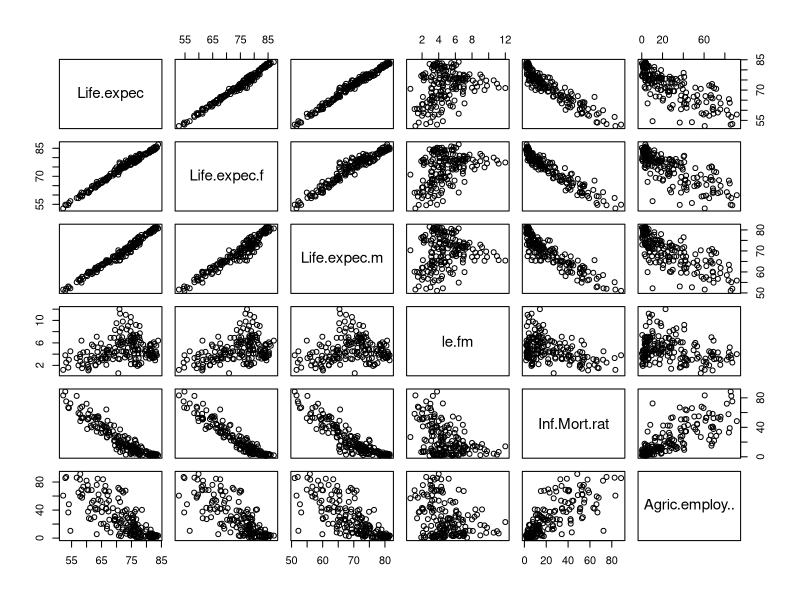
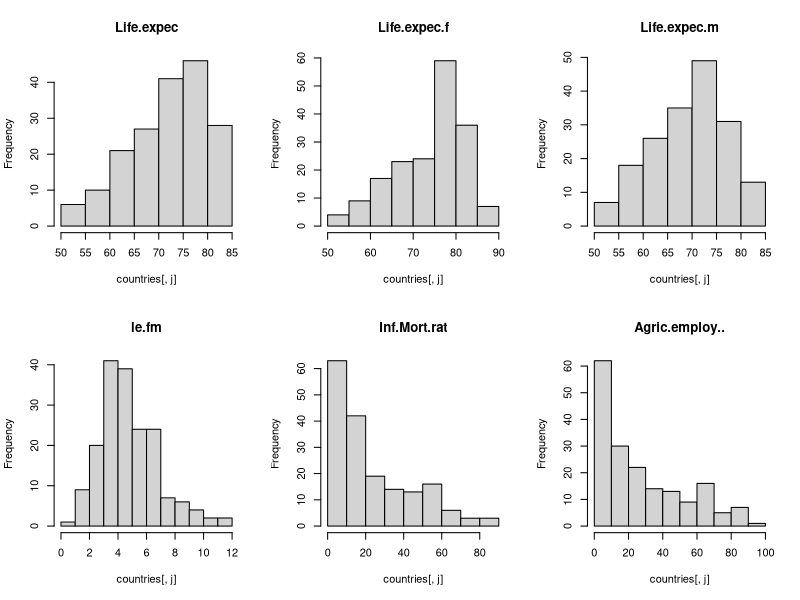
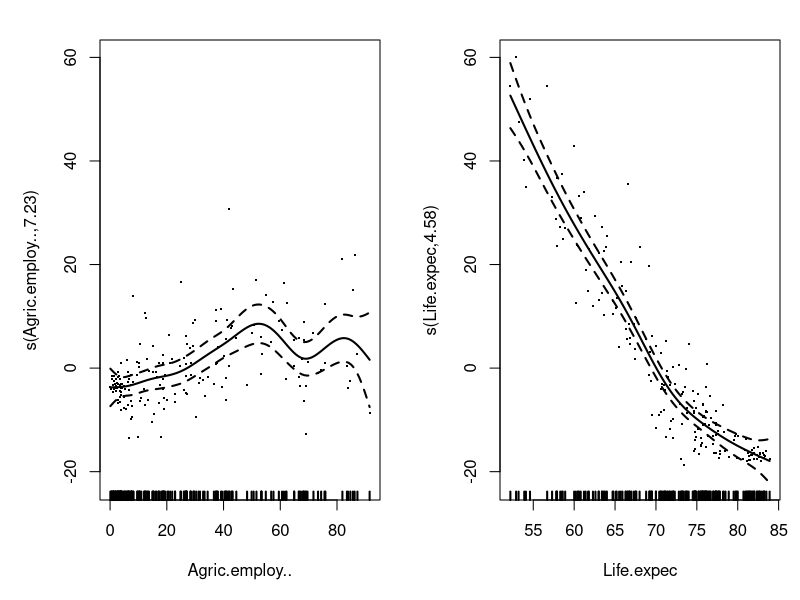
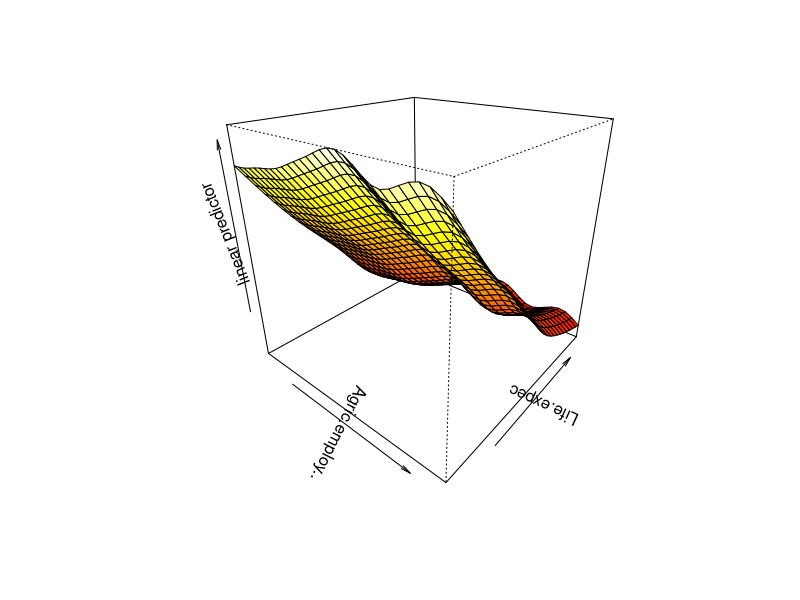
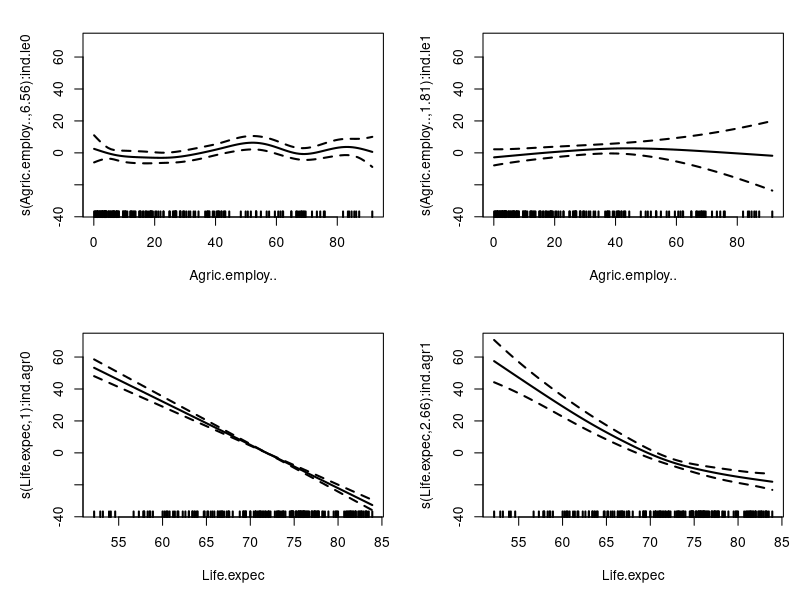
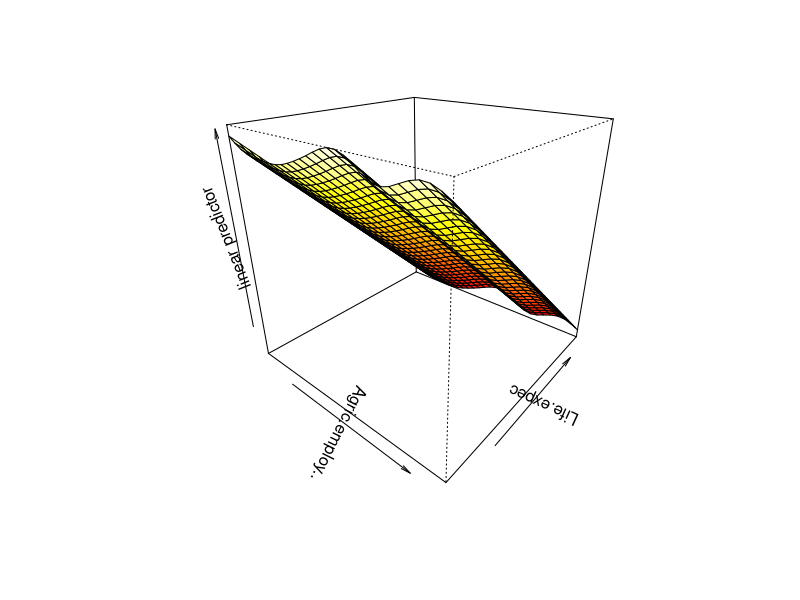
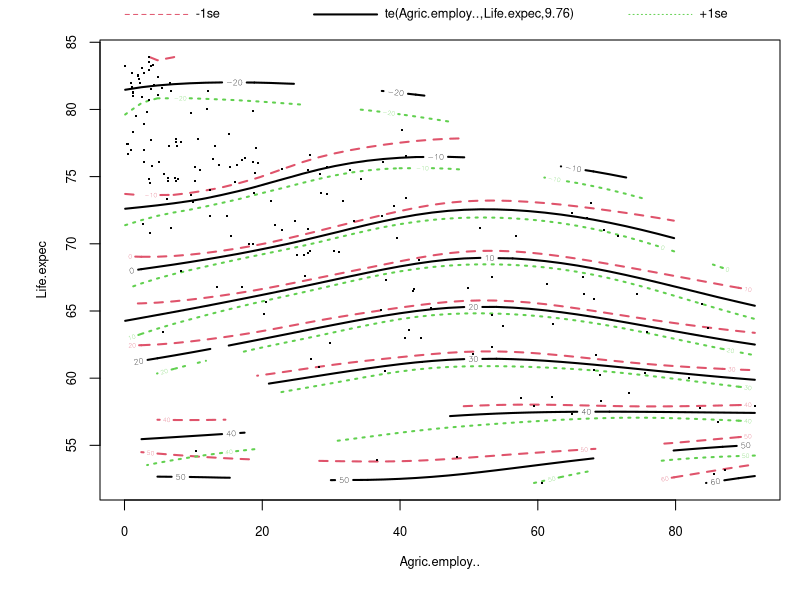
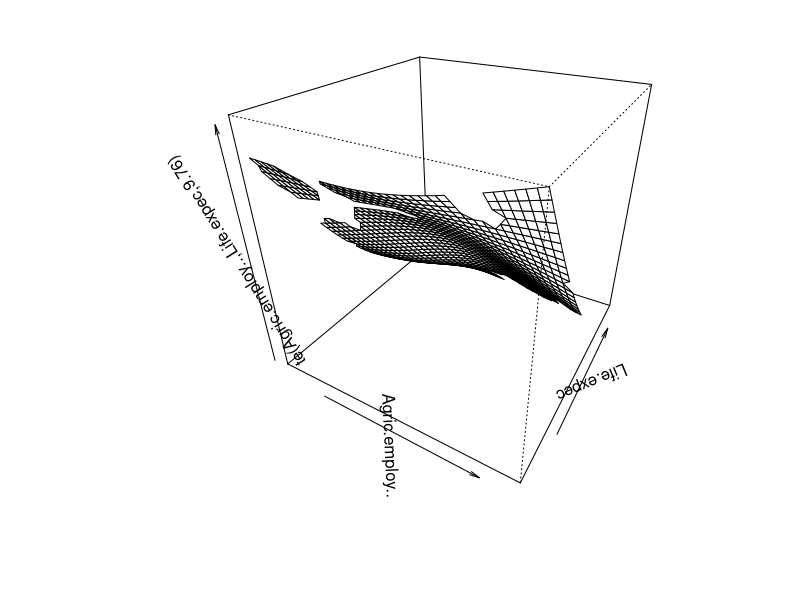

Source code (R) for these figures, in order: (Note: this script raises an error after producing the figures.)
## ---- chunk 1
knitr::opts_chunk$set(echo = TRUE)
## ---- chunk 2
countries<-read.csv2(file="HDI.2017.subset.csv",row.names = 1)
head(countries)
summary(countries)
plot(countries[,-1])
old.par<-par(mfrow=c(2,3))
for (j in 2:7) hist(countries[,j],main=names(countries)[j])
par(old.par)
## ---- chunk 3
apply(countries[,-1],2,sd)
## ---- chunk 4
apply(countries[,-1],2,function(x){diff(range(x))})
## ---- chunk 5
# cutting countries by the median
countries$ind.agr <- as.factor(as.numeric(
  countries$Agric.employ..< median(countries$Agric.employ..)
  ))
## ---- chunk 6
countries$ind.le <- as.factor(as.numeric(
  countries$Life.expec> median(countries$Life.expec)
  ))
## ---- chunk 7
attach(countries)
## ---- chunk 8
library(mgcv)
## ---- chunk 9
# Linear Model
am1.0 <- gam(Inf.Mort.rat ~ Agric.employ.. + Life.expec, data=countries)
summary(am1.0)
## ---- chunk 10
# Additive model 1
am1.1 <- gam(Inf.Mort.rat ~ s(Agric.employ..) + s(Life.expec), data=countries)
summary(am1.1)
# 4 df, if close to 1 the function could be replaced with straight line who has df = 1
# all constants are concentrated around the intercept
# 

plot(am1.1,pages=1,residuals=TRUE, shade=TRUE, cex=2, lwd=2)
vis.gam(am1.1,view=c("Agric.employ..","Life.expec"),
        theta = 40, phi = 25, r = sqrt(3), d = 1)
## ---- chunk 11
# Additive model 2
# by using by=inde.le we have 4 explanatory vars
am1.2 <- gam(Inf.Mort.rat ~ s(Agric.employ..,by=ind.le) + s(Life.expec,by=ind.agr), data=countries)
summary(am1.2)
# for life expactancy both functions are signigifant different to constants
# null hypothesis is that it is constant


plot(am1.2,pages=1,residuals=TRUE, shade=TRUE, cex=2, lwd=2)
vis.gam(am1.2,view=c("Agric.employ..","Life.expec"),
        theta = 40, phi = 25, r = sqrt(3), d = 1,)
## ---- chunk 12
# Additive model 3
am1.3 <- gam(Inf.Mort.rat ~ te(Agric.employ..,Life.expec),
             data=countries)
summary(am1.3)
plot(am1.3,pages=1,residuals=TRUE, shade=TRUE, cex=2, lwd=2)
# plot(am1.3,pages=1,residuals=TRUE, shade=TRUE, cex=2, lwd=2, se=FALSE) to remove confidence interval
plot(am1.3,pages=1,scheme=TRUE)
vis.gam(am1.3,view=c("Agric.employ..","Life.expec"),
        theta = 40, phi = 25, r = sqrt(3), d = 1,)

# default plot obtained with multiple vars is a surface with level curves of functions
# level curves = cut function of surface at several places
# red and green line are just confidence interval of the black function

plot(am1.3, se=FALSE, scheme=1, phi=60) # holes is where there is no data
plot(am1.3, se=FALSE, scheme=1, theta=-20) # different angle
## ---- chunk 13
# Additive model 4
am1.4 <- gam(Inf.Mort.rat ~ s(Agric.employ..) + Life.expec, data=countries)
summary(am1.4)
plot(am1.4,pages=1,residuals=TRUE, shade=TRUE, cex=2, lwd=2)
vis.gam(am1.4,view=c("Agric.employ..","Life.expec"), # view = indicate pairs of variables at which surface should be estimated, otherwise gam uses first 2 vars
        theta = 40, phi = 25, r = sqrt(3), d = 1,)
## ---- chunk 14
# Additive model 5
am1.5 <- gam(Inf.Mort.rat ~ s(Agric.employ..) + s(Life.expec) +
               ti(Agric.employ..,Life.expec),
             data=countries)
summary(am1.5)
plot(am1.5,pages=1,residuals=TRUE, shade=TRUE, cex=2, lwd=2)
vis.gam(am1.5,view=c("Agric.employ..","Life.expec"),
        theta = 40, phi = 25, r = sqrt(3), d = 1,)
## ---- chunk 15
# Additive model 6
am1.6 <- gam(Inf.Mort.rat ~ Agric.employ.. + Life.expec +
               ti(Agric.employ..,Life.expec), # interaction term between those 2 variables
             data=countries)
summary(am1.6)
plot(am1.6,pages=1,residuals=TRUE, cex=2, lwd=2)
plot(am1.6,pages=1,residuals=TRUE,scheme=TRUE)
vis.gam(am1.6,view=c("Agric.employ..","Life.expec"),
        theta = 40, phi = 25, r = sqrt(3), d = 1,)
## ---- chunk 16
# something like chisq test for linear models

anova(am1.0,am1.1,test="F")
## ---- chunk 17
anova(am1.0,am1.2,test="F")
## ---- chunk 18
anova(am1.0,am1.3,test="F")
## ---- chunk 19
anova(am1.1,am1.2,test="F")
## ---- chunk 20
anova(am1.3,am1.1,test="F")
## ---- chunk 21
anova(am1.2,am1.3,test="F")
## ---- chunk 22
anova(am1.1,am1.5,test="F")
## ---- chunk 23
anova(am1.3,am1.5,test="F")
## ---- chunk 24
anova(am1.4,am1.1,test="F")
## ---- chunk 25
anova(am1.0,am1.4,test="F")
## ---- chunk 26
anova(am1.0,am1.6,test="F")
## ---- chunk 27
anova(am1.4,am1.6,test="F")
## ---- chunk 28
anova(am1.6,am1.3,test="F")
## ---- chunk 29
anova(am1.0, am1.4, am1.6, am1.3, am1.1, am1.2, am1.5,test="F")
## ---- chunk 30
anova(am1.0, am1.4, am1.6, am1.3, am1.1, am1.5,test="F")
## ---- chunk 31
summary(am1.1)
plot(am1.1,pages=1,residuals=TRUE, shade=TRUE, cex=2, lwd=2)
vis.gam(am1.1,view=c("Agric.employ..","Life.expec"),
        theta = 40, phi = 25, r = sqrt(3), d = 1)
vis.gam(am1.1,view=c("Agric.employ..","Life.expec"),
        theta = -25, phi = 25, r = sqrt(3), d = 1)
vis.gam(am1.1,view=c("Agric.employ..","Life.expec"),
        theta = -70, phi = 25, r = sqrt(3), d = 1)
## ---- chunk 32
gam.check(am1.1)
# last plot: response is probably asymmetric, predicted values are same, residuals close to 0 have low variance, for higher life expectancy the residual variance increases

# summary: edf = effective degrees of freedom, k' = flexibility (9 means have not used all flexibility)
#         low p-value indicates that k is too low, especially if edf is close to k'
#         k' = k-1
#         


# if we model instead with
# IMR ~ Gamma (alpha, p)
# log(Expectancy(IMR/LE,Agr))
# = s(LE)+ s(Agr)
# = additive model

gam1 <- gam(Inf.Mort.rat, family = "")
## ---- chunk 33
old.par<-par(mfrow=c(1,3))
hist(countries$Inf.Mort.rat, main='Inf.Mort.rat')
hist(countries$Agric.employ.., main='Agric.employ..')
plot(countries$Agric.employ.., countries$Inf.Mort.rat,
     xlab='Agric.employ..', ylab='Inf.Mort.rat')
par(old.par)
## ---- chunk 34
countries$log.Inf.Mort.rat <- log(countries$Inf.Mort.rat)
countries$sqrt.Agric.employ <- sqrt(countries$Agric.employ..)

old.par<-par(mfrow=c(1,3))
hist(countries$log.Inf.Mort.rat, main='log.Inf.Mort.rat')
hist(countries$sqrt.Agric.employ, main='sqrt.Agric.employ')
plot(countries$sqrt.Agric.employ, countries$log.Inf.Mort.rat,
     xlab='sqrt.Agric.employ', ylab='log.Inf.Mort.rat')
par(old.par)
## ---- chunk 35
gam1.0 <- gam(ind.agr ~ Life.expec + Inf.Mort.rat, data=countries,family=binomial) # GLM (logisitc regression)
summary(gam1.0)
## ---- chunk 36
gam1.0.1 <- gam(ind.agr ~ Life.expec, data=countries,family=binomial) # GLM (logisitc regression)
summary(gam1.0.1)
## ---- chunk 37
gam1.1 <- gam(ind.agr ~ s(Life.expec), data=countries,family=binomial)
summary(gam1.1)
plot(gam1.1,resid=TRUE)
plot(gam1.1,resid=FALSE, se=TRUE,
     ylim=c(0,1),
     shift=gam1.1$coefficients[1],
     trans=function(x){1/(1+exp(-x))}
     )
abline(h=c(0,1),col=8)
points(Life.expec,as.numeric(ind.agr)-1,col=2,pch=19)
## ---- chunk 38
gam1.3 <- gam(ind.agr ~ s(Inf.Mort.rat), data=countries,family=binomial)
summary(gam1.3)
plot(gam1.3,resid=T)
plot(gam1.3,resid=FALSE, se=TRUE,
     ylim=c(0,1),
     shift=gam1.3$coefficients[1],
     trans=function(x){1/(1+exp(-x))}
     )
abline(h=c(0,1),col=8)
points(Inf.Mort.rat,as.numeric(ind.agr)-1,col=2,pch=19)
## ---- chunk 39
gam1.4 <- gam(ind.agr ~ s(Life.expec) + s(Inf.Mort.rat), data=countries,family=binomial)
summary(gam1.4)
plot(gam1.4,pages=1,resid=T)

old.par <- par(mfrow=c(1,2))
plot(gam1.4,resid=FALSE, se=TRUE, select=1,
     ylim=c(0,1),
     shift=gam1.4$coefficients[1],
     trans=function(x){1/(1+exp(-x))}
     )
abline(h=c(0,1),col=8)
points(Life.expec,as.numeric(ind.agr)-1,col=2,pch=19)

plot(gam1.4,resid=FALSE, se=TRUE, select=2,
     ylim=c(0,1),
     shift=gam1.4$coefficients[1],
     trans=function(x){1/(1+exp(-x))}
     )
abline(h=c(0,1),col=8)
points(Inf.Mort.rat,as.numeric(ind.agr)-1,col=2,pch=19)
par(old.par)
## ---- chunk 40
gam1.5 <- gam(ind.agr ~ te(Life.expec,Inf.Mort.rat),
              data=countries,family=binomial)
summary(gam1.5)
plot(gam1.5,resid=T,cex=2)
plot(gam1.5,scheme=T)
## ---- chunk 41
anova(gam1.0.1,gam1.0,test="Chisq")
## ---- chunk 42
anova(gam1.0,gam1.4,test="Chisq")
## ---- chunk 43
anova(gam1.1,gam1.4,test="Chisq")
## ---- chunk 44
anova(gam1.3,gam1.4,test="Chisq")
## ---- chunk 45
anova(gam1.5,gam1.4,test="Chisq")
## ---- chunk 46
anova(gam1.0,gam1.5,test="Chisq")
## ---- chunk 47
anova(gam1.0,gam1.1,test="Chisq")
## ---- chunk 48
anova(gam1.1,gam1.5,test="Chisq")
## ---- chunk 49
anova(gam1.0.1,gam1.1,test="Chisq")
## ---- chunk 50
anova(gam1.0.1,gam1.0,gam1.1,gam1.3,gam1.5,gam1.4,test="Chisq")
## ---- chunk 51
anova(gam1.0.1,gam1.0,gam1.3,gam1.5,gam1.4,test="Chisq")
## ---- chunk 52
summary(am1.1)
plot(am1.1,pages=1,residuals=TRUE, shade=TRUE, cex=2, lwd=2)
vis.gam(am1.1,view=c("Agric.employ..","Life.expec"),
        theta = 40, phi = 25, r = sqrt(3), d = 1)
vis.gam(am1.1,view=c("Agric.employ..","Life.expec"),
        theta = -25, phi = 25, r = sqrt(3), d = 1)
vis.gam(am1.1,view=c("Agric.employ..","Life.expec"),
        theta = -70, phi = 25, r = sqrt(3), d = 1)
## ---- chunk 53
gam.check(am1.1)
## ---- chunk 54
le.fm.r <- round(le.fm)
